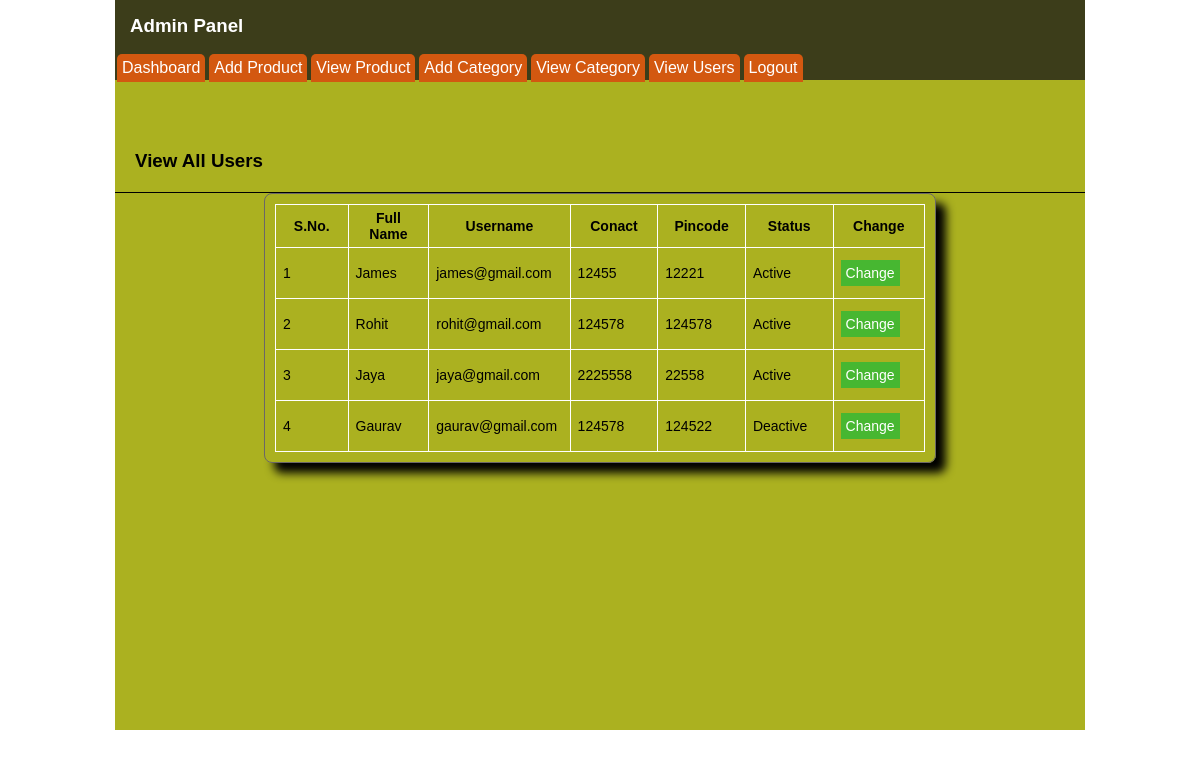
The page /megha/adminpanel/view_user.php (signed in) on the database as committed earlier.
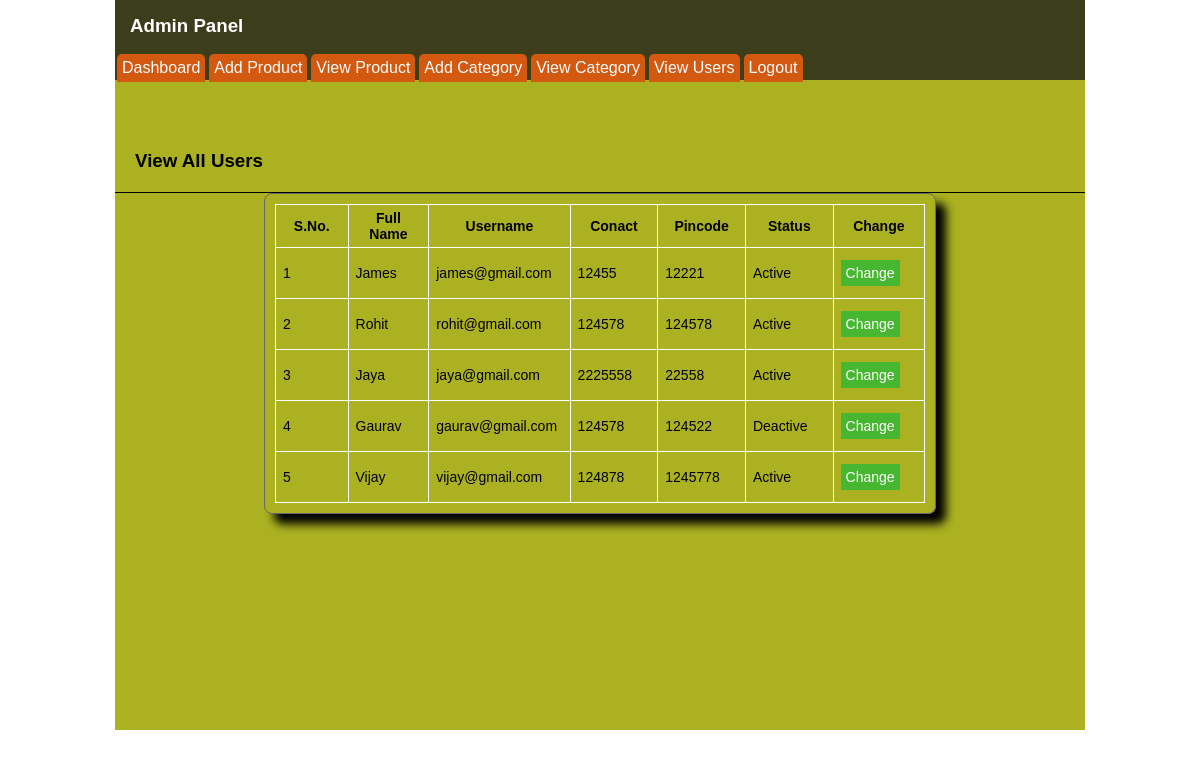
The same page on the database as committed later.
### tables this page shows
CREATE TABLE `user` (
  `id` int(11) NOT NULL,
  `full_name` varchar(100) NOT NULL,
  `username` varchar(100) NOT NULL,
  `password` varchar(100) NOT NULL,
  `gender` varchar(10) NOT NULL,
  `address` text NOT NULL,
  `city` varchar(100) NOT NULL,
  `contact` varchar(100) NOT NULL,
  `pincode` varchar(100) NOT NULL,
  `status` int(11) NOT NULL DEFAULT '1',
  `check_status_link` varchar(255) NOT NULL
);

### megha/adminpanel/view_user.php (the view, shortened to what this page needs)
<?php
include("header.php");
$query = "SELECT * FROM user";
$result = mysqli_query($con, $query);
?>
<div id="content">
	<h3>View All Users</h3>
	<div id="login-box" style="width: 650px !important;">
		<table class="tab" align="center">
			<tr>
				<th>S.No.</th>
				<th>Full Name</th>
				<th>Username</th>
				<th>Conact</th>
				<th>Pincode</th>
				<th>Status</th>
				<th>Change</th>
			</tr>
			<?php
			$n=1;
			while($data=mysqli_fetch_assoc($result))
			{
				if($data['status']==1)
					$x="Active";
				else
					$x="Deactive";
				?>
				<tr>
					<td><?php echo $n; ?></td>
					<td><?php echo $data['full_name'];?></td>
					<td><?php echo $data['username'];?></td>
					<td><?php echo $data['contact'];?></td>
					<td><?php echo $data['pincode'];?></td>
					<td><?php echo $x;?></td>
					<td><a class="change-btn" href="change_status_user.php?uid=<?php echo $data['id'] ?>&status=<?php echo $data['status'] ?>">Change</a></td>
				</tr>
			<?php
			$n++;
			}
			?>
		</table>
	</div>
</div>
</body>
</html>

### megha/adminpanel/header.php (shortened to what this page needs)
<?php
$page = $_SERVER['PHP_SELF'];
?>
<!DOCTYPE html>
<html>
<head>
	<link rel="stylesheet" type="text/css" href="css/style.css">
</head>
<body>
	<div id="header">
		<h3>Admin Panel</h3>
		<ul>
			<li><a href="#" <?php if(strstr($page, "dash.php")){ echo "class='active'"; } ?>>Dashboard</a></li>
			<li><a href="#" <?php if(strstr($page, "add_product.php")){ echo "class='active'"; } ?>>Add Product</a></li>
			<li><a href="#" <?php if(strstr($page, "view_product.php")){ echo "class='active'"; } ?>>View Product</a></li>
			<li><a href="#" <?php if(strstr($page, "add_category.php")){ echo "class='active'"; } ?>>Add Category</a></li>
			<li><a href="#" <?php if(strstr($page, "view_category.php")){ echo "class='active'"; } ?>>View Category</a></li>
			<li><a href="#" <?php if(strstr($page, "view_users.php")){ echo "class='active'"; } ?>>View Users</a></li>
			<li><a href="#">Logout</a></li>
		</ul>
	</div>

### megha/adminpanel/css/style.css (style rules this page uses)
body { margin: 0; padding: 0; font-family: Helvetica; }
#header { width: 970px; height: 80px; background-color: #3c3d1a; margin: 0 auto; }
#header h3 { margin: 0; padding: 15px; color: #FFF; }
#header ul { margin: 0; padding: 0; }
#header ul li { list-style: none; float: left; }
#header ul li a { text-decoration: none; display: inline-block; background-color: #d35810; padding: 5px; color: #FFF; margin: 2px; border-radius: 5px 5px 0 0; }
#content { width: 970px; height: auto; min-height: 600px; background-color: #ABB120; margin: 0 auto; padding-top: 50px; }
#content h3 { margin: 0; padding: 20px; border-bottom: 1px solid #000; }
#login-box { width: 500px; border-radius: 8px; box-shadow: 10px 10px 10px #000; margin: 0px auto; border:1px solid #6b6767; min-height: 150px; padding: 10px; height: auto; }
#login-box table td { width: 150px; height: 40px; }
.tab { border-collapse: collapse; }
.tab tr td, .tab tr th { border:1px solid #FFF; padding: 5px 7px; font-size: 14px; }
.change-btn { background-color: #47b731; text-decoration: none; color: #FFF; padding: 5px; }

Rows that differ between the two databases and show on the page:
added user: full_name "Vijay", username "vijay@gmail.com", contact "124878", pincode "1245778", status "Active"
